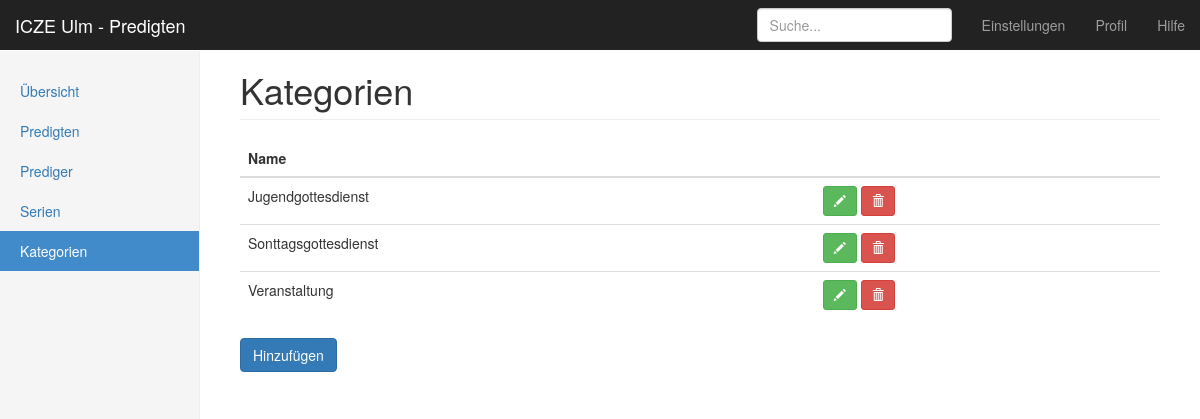
The page /categories on the database as committed earlier.
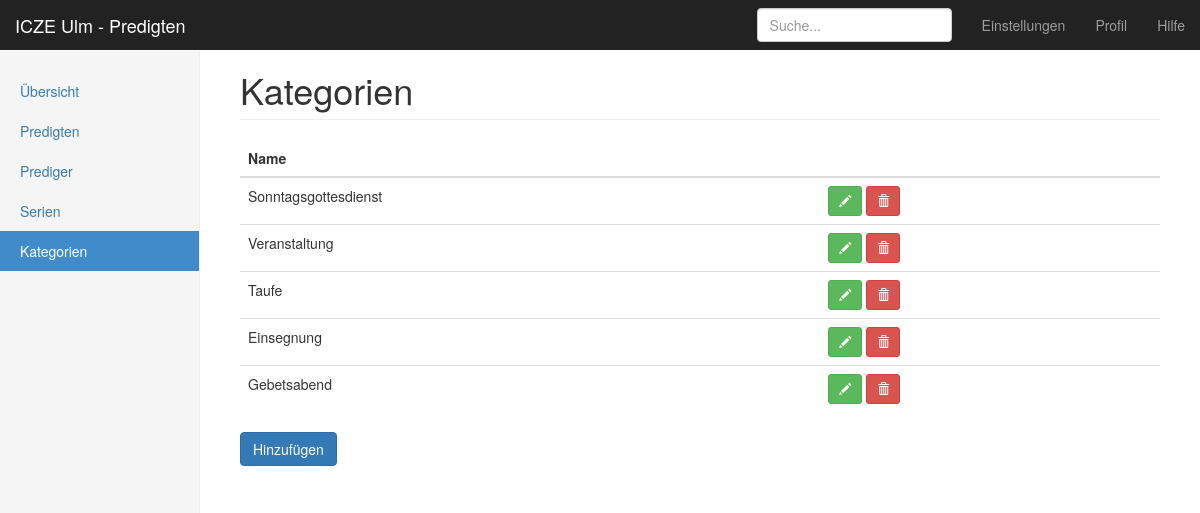
The same page on the database as committed later.
### sermonapp/models.py (models this page shows, shortened)
class Category(db.Model):
    __tablename__ = 'categories'
    id = Column(Integer, primary_key=True)
    name = Column(String(100), unique=True, nullable=False)

### sermonapp/controllers/categories.py (the view)
@app.route('/categories')
def category_index():
    return render_template('categories/index.html', categories=Category.query.all())

### sermonapp/templates/categories/index.html (shortened to what this page needs)
{% extends "layout.html" %}
{% block content %}
    <h1 class="page-header">Kategorien</h1>
    <table class="table categories table-hover">
        <thead>
            <tr>
                <th>Name</th>
                <th></th>
            </tr>
        </thead>
        <tbody>
            {% for category in categories %}
            <tr class="category">
                <td>
                    <span class="value">{{ category.name }}</span>
                </td>
                <td>
                    <button class="btn edit btn-sm btn-success" onclick="app.categories.edit(this)">
                        <span class="glyphicon glyphicon-pencil" aria-hidden="true"></span>
                    </button>
                    <button class="btn delete btn-sm btn-danger" onclick="app.categories.delete(this)">
                        <span class="glyphicon glyphicon-trash" aria-hidden="true"></span>
                </td>
            </tr>
            {% endfor %}
        </tbody>
    </table>
    <a href="#" class="btn btn-primary" onclick="app.categories.addNew()">Hinzufügen</a>
{% endblock %}

### sermonapp/templates/layout.html (shortened to what this page needs)
<!DOCTYPE html>
<html lang="en">
  <head>
    {% block head %}
    <link rel="stylesheet" href="https://maxcdn.bootstrapcdn.com/bootstrap/3.3.7/css/bootstrap.min.css">
    <link href="http://kendo.cdn.telerik.com/2014.2.716/styles/kendo.common.min.css" rel="stylesheet" />
    <link href="http://kendo.cdn.telerik.com/2014.2.716/styles/kendo.bootstrap.min.css" rel="stylesheet" />
    <link rel=stylesheet type=text/css href="{{ url_for('static', filename='css/site.css') }}">
    {% endblock %}
  </head>
  <body>
    <nav class="navbar navbar-inverse navbar-fixed-top">
      <div class="container-fluid">
        <div class="navbar-header">
          <a class="navbar-brand" href="/">
            ICZE Ulm - Predigten
          </a>
        </div>
        <div id="navbar" class="navbar-collapse collapse">
          <ul class="nav navbar-nav navbar-right">
            <li><a href="#">Einstellungen</a></li>
            <li><a href="#">Profil</a></li>
            <li><a href="#">Hilfe</a></li>
          </ul>
          <form class="navbar-form navbar-right">
            <input type="text" class="form-control" placeholder="Suche...">
          </form>
        </div>
      </div>
    </nav>
    <div class="container-fluid">
      <div class="row">
        <div class="col-sm-3 col-md-2 sidebar">
          <ul class="nav nav-sidebar">
            <li class="{{ request.url_rule.rule == '/' and 'active' or '' }}"><a href="{{ url_for('index') }}">Übersicht</a></li>
            <li class="{{ request.url_rule.rule.startswith('/sermons') and 'active' or '' }}"><a href="{{ url_for('sermon_index') }}">Predigten</a></li>
            <li class="{{ request.url_rule.rule.startswith('/speakers') and 'active' or '' }}"><a href="{{ url_for('speaker_index') }}">Prediger</a></li>
            <li class="{{ request.url_rule.rule.startswith('/series') and 'active' or '' }}"><a href="{{ url_for('series_index') }}">Serien</a></li>
            <li class="{{ request.url_rule.rule.startswith('/categories') and 'active' or '' }}"><a href="{{ url_for('category_index') }}">Kategorien</a></li>
          </ul>
        </div>
        <div class="col-sm-9 col-sm-offset-3 col-md-10 col-md-offset-2 main">
          <div id="content">{% block content %}{% endblock %}</div>
        </div>
      </div>
    </div>
  </body>
</html>

### sermonapp/static/css/site.css (style rules this page uses)
body { padding-top: 50px; }
.navbar-fixed-top { border: 0; }
.sidebar { display: none; }
@media (min-width: 768px) { .sidebar { position: fixed; top: 51px; bottom: 0; left: 0; z-index: 1000; display: block; padding: 20px; overflow-x: hidden; overflow-y: auto; background-color: #f5f5f5; border-right: 1px solid #eee; } }
.nav-sidebar { margin-right: -21px; margin-bottom: 20px; margin-left: -20px; }
.nav-sidebar > li > a { padding-right: 20px; padding-left: 20px; }
.nav-sidebar > .active > a, .nav-sidebar > .active > a:hover, .nav-sidebar > .active > a:focus { color: #fff; background-color: #428bca; }
.main { padding: 20px; }
@media (min-width: 768px) { .main { padding-right: 40px; padding-left: 40px; } }
.main .page-header { margin-top: 0; }

Rows that differ between the two databases and show on the page:
removed Category: name "Jugendgottesdienst"
changed Category: name "Sonttagsgottesdienst" → "Sonntagsgottesdienst"
added Category: name "Taufe"
added Category: name "Einsegnung"
added Category: name "Gebetsabend"
